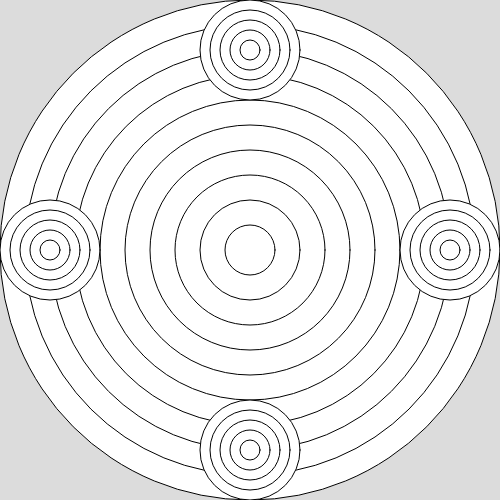
Frame 1 (no input)
Frame 60 (no input): identical to frame 1, image omitted
Frame 120 (the mouse pressed at the canvas centre since frame 60): identical to frame 1, image omitted

The p5.js sketch that drew this single still picture (run headless with seeded random() and noise() and a simulated clock; from frame 60 on, the mouse is pressed at the canvas centre):

// p5.js sketch
// ── sketch.js
let colors = [];
let colors2 = [];
let n;
let c;
let a;
let b;

function setup() {
  createCanvas(500, 500);
  colors = [
    color("red"),
    color("orange"),
    color("yellow"),
    color("green"),
    color("blue"),
    color("purple")
  ];

  colors2 = [
    color("pink"),
    color("peachpuff"), 
    color("lightyellow"),
    color("teal"),
    color("cyan")
  ];
  c = colors[0];
  b = colors2[0];
}

function draw() {
  background(220);
  for (let p = 500; p > 0; p -= 50) {
    let d = dist(mouseX, mouseY, width / 2, height / 2);
    
    if (d > (p - 40) / 2 && d < p / 2) { 
      if (n !== p) {
        c = random(colors);
      }
      n = p;
      fill(c);
    } else {
      fill(255);
    }
    circle(250, 250, p);
  }

  let z = 100;
  let w = 250;
  
  while (z > 0) {
  let g1 = dist(mouseX, mouseY, w, 50);
  if (g1 > (z - 20) / 2 && g1 < z / 2) {
    if (a !== z) b = random(colors2);
    a = z;
    fill(b);
  } else {
    fill(255);
  }
  circle(w, 50, z);
  let g2 = dist(mouseX, mouseY, w, 450);
  if (g2 > (z - 20) / 2 && g2 < z / 2) {
    if (a !== z) b = random(colors2);
    a = z;
    fill(b);
  } else {
    fill(255);
  }
  circle(w, 450, z);
  let g3 = dist(mouseX, mouseY, 50, w);
  if (g3 > (z - 20) / 2 && g3 < z / 2) {
    if (a !== z) b = random(colors2);
    a = z;
    fill(b);
  } else {
    fill(255);
  }
  circle(50, w, z);
  let g4 = dist(mouseX, mouseY, 450, w);
  if (g4 > (z - 20) / 2 && g4 < z / 2) {
    if (a !== z) b = random(colors2);
    a = z;
    fill(b);
  } else {
    fill(255);
  }
  circle(450, w, z);
  z = z - 20;
}
}
